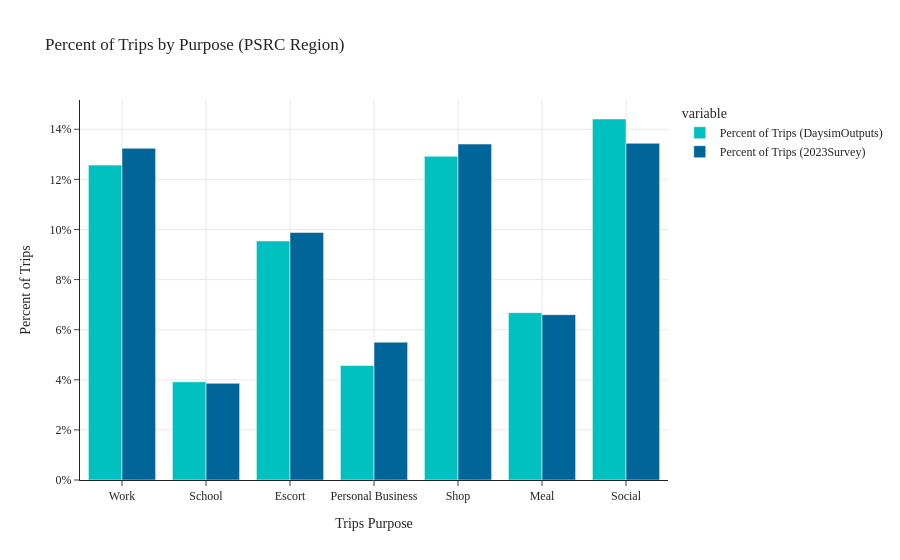

Notebook code cell kept with this figure:
### Code cell
pc_trip_by_purp(data1=data_daysim, data2=data_survey, tag='PSRC Region')

### Figure 1 — Plotly figure (JSON) as saved in the notebook; plotly's stock layout.template omitted (floating-point values rounded to 4 significant figures)
{"data": [{"alignmentgroup": "True", "hovertemplate": "variable=Percent of Trips (DaysimOutputs)<br>Trips Purpose=%{x}<br>value=%{y}<extra></extra>", "legendgroup": "Percent of Trips (DaysimOutputs)", "marker": {"color": "#00C0C0", "pattern": {"shape": ""}}, "name": "Percent of Trips (DaysimOutputs)", "offsetgroup": "Percent of Trips (DaysimOutputs)", "orientation": "v", "showlegend": true, "textposition": "auto", "type": "bar", "x": ["Work", "School", "Escort", "Personal Business", "Shop", "Meal", "Social"], "xaxis": "x", "y": [12.57, 3.92, 9.54, 4.57, 12.92, 6.68, 14.41], "yaxis": "y"}, {"alignmentgroup": "True", "hovertemplate": "variable=Percent of Trips (2023Survey)<br>Trips Purpose=%{x}<br>value=%{y}<extra></extra>", "legendgroup": "Percent of Trips (2023Survey)", "marker": {"color": "#006598", "pattern": {"shape": ""}}, "name": "Percent of Trips (2023Survey)", "offsetgroup": "Percent of Trips (2023Survey)", "orientation": "v", "showlegend": true, "textposition": "auto", "type": "bar", "x": ["Work", "School", "Escort", "Personal Business", "Shop", "Meal", "Social"], "xaxis": "x", "y": [13.24, 3.86, 9.88, 5.5, 13.41, 6.6, 13.44], "yaxis": "y"}], "layout": {"barmode": "group", "legend": {"title": {"text": "variable"}, "tracegroupgap": 0}, "title": {"text": "Percent of Trips by Purpose (PSRC Region)"}, "xaxis": {"anchor": "y", "domain": [0.0, 1.0], "showgrid": true, "title": {"text": "Trips Purpose"}}, "yaxis": {"anchor": "x", "domain": [0.0, 1.0], "showgrid": true, "ticksuffix": "%", "title": {"text": "Percent of Trips"}}}}
